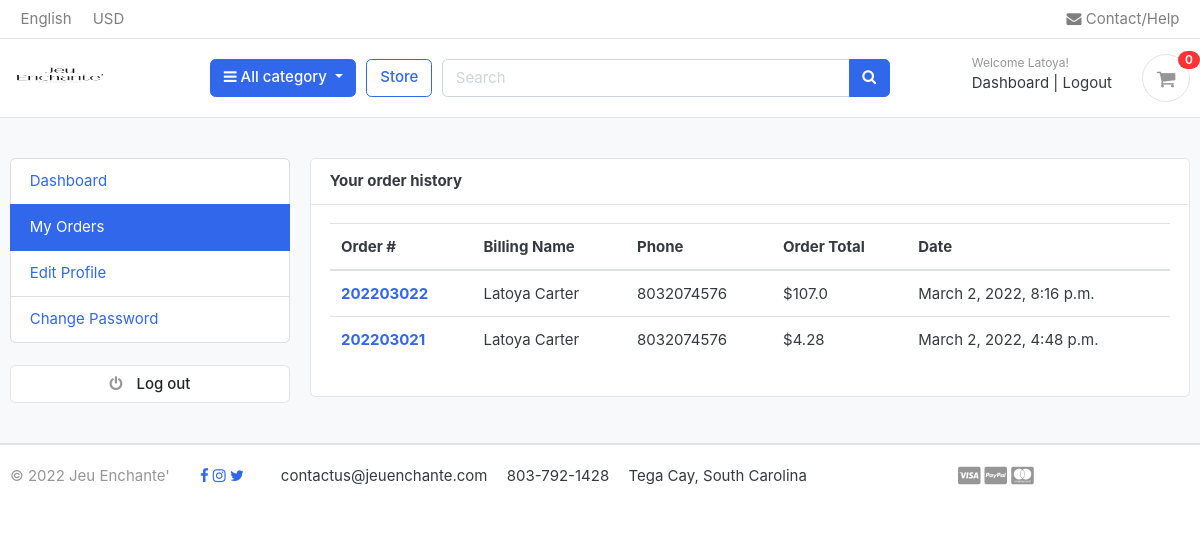
The page /accounts/my_orders/ (signed in) on the database its author committed.
### accounts/models.py (models this page shows, shortened)
class Account(AbstractBaseUser):
    first_name      = models.CharField(max_length=50)
    last_name       = models.CharField(max_length=50)
    username        = models.CharField(max_length=50, unique=True)
    email           = models.EmailField(max_length=100, unique=True)
    phone_number    = models.CharField(max_length=50)
    date_joined     = models.DateTimeField(auto_now_add=True)
    last_login      = models.DateTimeField(auto_now_add=True)
    is_admin        = models.BooleanField(default=False)
    is_staff        = models.BooleanField(default=False)
    is_active        = models.BooleanField(default=False)
    is_superadmin        = models.BooleanField(default=False)
    USERNAME_FIELD = 'email'
    REQUIRED_FIELDS = ['username', 'first_name', 'last_name']
    objects = MyAccountManager()

### orders/models.py (models this page shows, shortened)
class Order(models.Model):
	STATUS = (
		('New', 'New'),
		('Accepted', 'Accepted'),
		('Completed', 'Completed'),
		('Cancelled', 'Cancelled')
	)
	user = models.ForeignKey(Account, on_delete=models.SET_NULL, null=True)
	payment = models.ForeignKey(Payment, on_delete=models.SET_NULL, blank=True, null=True)
	order_number = models.CharField(max_length=20)
	first_name = models.CharField(max_length=50)
	last_name = models.CharField(max_length=50)
	phone = models.CharField(max_length=15)
	email = models.EmailField(max_length=50)
	address_line_1 = models.CharField(max_length=100)
	address_line_2 = models.CharField(max_length=100, blank=True)
	city = models.CharField(max_length=50)
	state = models.CharField(max_length=50)
	zip_code = models.CharField(max_length=50)
	order_note = models.CharField(max_length=100, blank=True)
	order_total = models.FloatField()
	tax = models.FloatField()
	status = models.CharField(max_length=10, choices=STATUS, default='New')
	ip = models.CharField(blank=True, max_length=20)
	is_ordered = models.BooleanField(default=False)
	created_at = models.DateTimeField(auto_now_add=True)
	updated_at = models.DateTimeField(auto_now=True)
	def full_name(self):
		return f'{self.first_name} {self.last_name}'

### accounts/views.py (the view)
# urls.py: path('my_orders/', views.my_orders, name='my_orders'),
@login_required(login_url='login')
def my_orders(request):
	orders = Order.objects.filter(user=request.user, is_ordered=True).order_by('-created_at')
	context = {
		'orders': orders,
	}
	return render(request, 'accounts/my_orders.html', context)

### carts/context_processors.py (called while the page is built)
def counter(request):
    cart_count = 0
    if 'admin' in request.path:
        return {}
    else:
        try:
            cart = Cart.objects.filter(cart_id=_cart_id(request))
            if request.user.is_authenticated:
                cart_items = CartItem.objects.all().filter(user=request.user)
            else:
                cart_items = CartItem.objects.all().filter(cart=cart[:1])
            for cart_item in cart_items:
                cart_count += cart_item.quantity
        except Cart.DoesNotExist:
            cart_count = 0
    return dict(cart_count=cart_count)

### carts/views.py (called while the page is built)
def _cart_id(request):
    cart = request.session.session_key
    if not cart:
        cart = request.session.create()
    return cart

### category/context_processors.py (called while the page is built)
def menu_links(request):
	links = Category.objects.all()
	return dict(links=links)

### category/models.py (called while the page is built)
	def get_url(self):
		return reverse('products_by_category', args=[self.slug])

### templates/accounts/my_orders.html (shortened to what this page needs)
{% extends 'base.html' %}
{% block content %}
<section class="section-conten padding-y bg">
<div class="container">
	<div class="row">
	{% include 'includes/dashboard_sidebar.html' %}
	<main class="col-md-9">
		<article class="card">
		<header class="card-header">
			<strong class="d-inline-block mr-3">Your order history</strong>
		</header>
		<div class="card-body">
			<div class="row">
			<div class="col-md-12">
				<table class="table table-hover">
				  <thead>
				    <tr>
				      <th scope="col">Order #</th>
				      <th scope="col">Billing Name</th>
				      <th scope="col">Phone</th>
				      <th scope="col">Order Total</th>
					  <th scope="col">Date</th>
				    </tr>
				  </thead>
				  <tbody>
						{% for order in orders %}
				    <tr>
				      <th scope="row"><a href="{% url 'order_detail' order.order_number %}">{{order.order_number}}</a></th>
				      <td>{{order.full_name}}</td>
				      <td>{{order.phone}}</td>
				      <td>${{order.order_total}}</td>
							<td>{{order.created_at}}</td>
				    </tr>
				{% endfor %}
				  </tbody>
				</table>
			</div>
			</div>
		</div>
		</article>
	</main>
</div>
</div>
</section>
{% endblock %}

### templates/includes/navbar.html (shortened to what this page needs)
{% load static %}
<header class="section-header">
	<nav class="navbar p-md-0 navbar-expand-sm navbar-light border-bottom">
	<div class="container">
		<div class="collapse navbar-collapse" id="navbarTop4">
		<ul class="navbar-nav mr-auto">
			<li class="nav-item dropdown">
					<a href="#" class="nav-link">   English </a>
			</li>
			<li class="nav-item dropdown">
				<a href="#" class="nav-link"> USD </a>
			</li>
		</ul>
		<ul class="navbar-nav">
			<li><a href="{% url 'contact' %}" class="nav-link"> <i class="fa fa-envelope"></i> Contact/Help </a></li>
		</ul>
		</div>
	</div>
	</nav>
	<section class="header-main border-bottom">
		<div class="container">
	<div class="row align-items-center">
		<div class="col-lg-2 col-md-3 col-6">
			<a href="{% url 'home' %}" class="brand-wrap">
				<img class="logo" src="{% static './images/logo.jpg' %}" height="100" width="100">
			</a>
		</div>
		<div class="col-lg col-sm col-md col-6 flex-grow-0">
			<div class="category-wrap dropdown d-inline-block float-right">
				<button type="button" class="btn btn-primary dropdown-toggle" data-toggle="dropdown">
					<i class="fa fa-bars"></i> All category
				</button>
			</div>
		</div>
		<a href="{% url 'store' %}" class="btn btn-outline-primary">Store</a>
		<div class="col-lg  col-md-6 col-sm-12 col">
			<form action="{% url 'search' %}" class="search" method="GET">
				<div class="input-group w-100">
					<input type="text" class="form-control" style="width:60%;" placeholder="Search" name="keyword">
					<div class="input-group-append">
						<button class="btn btn-primary" type="submit">
						<i class="fa fa-search"></i>
						</button>
					</div>
				</div>
			</form>
		</div>
		<div class="col-lg-3 col-sm-6 col-8 order-2 order-lg-3">
					<div class="d-flex justify-content-end mb-3 mb-lg-0">
						{% if user.id is None%}
						<div class="widget-header">
							<small class="title text-muted">Welcome guest!</small>
							<div>
								<a href="{% url 'login' %}">Sign in</a> <span class="dark-transp"> | </span>
								<a href="{% url 'register' %}"> Register</a>
							</div>
						</div>
						{% else %}
						<div class="widget-header">
							<small class="title text-muted">Welcome {{user.first_name}}!</small>
							<div>
								<a href="{% url 'dashboard' %}">Dashboard</a> <span class="dark-transp"> | </span>
								<a href="{% url 'logout' %}"> Logout</a>
							</div>
						</div>
						{% endif %}
						<a href="{% url 'cart' %}" class="widget-header pl-3 ml-3">
							<div class="icon icon-sm rounded-circle border"><i class="fa fa-shopping-cart"></i></div>
							<span class="badge badge-pill badge-danger notify">{{cart_count}}</span>
						</a>
					</div>
				</div>
	</div>
		</div>
	</section>
	</header>

### static/css/ui.css (style rules this page uses)
html { font-family: "Inter", sans-serif; font-size: 15px; }
.icon-xs, .icon-sm, .icon-md, .icon-lg { display: inline-block; text-align: center; flex-shrink: 0; flex-grow: 0; }
.icon-sm { width: 48px; height: 48px; line-height: 48px !important; font-size: 20px; }
.padding-y { padding-top: 40px; padding-bottom: 40px; }
article:after, .form-group:after { display: block; clear: both; content: ""; }
.bg { background-color: #f8f9fa; }
.header-main { position: relative; padding-top: 1rem; padding-bottom: 1rem; }
.brand-wrap .logo, .navbar-brand .logo { margin-right: 7px; max-height: 42px; display: inline-block; }
.widget-header { display: inline-block; vertical-align: middle; position: relative; }
.widget-header a { color: #343a40; }
.widget-header i { color: #969696; }
.widget-header .title { display: block; }
.widget-header .notify { position: absolute; top: -3px; right: -10px; }
.notify { position: absolute; top: -4px; right: -10px; display: inline-block; padding: 0.25em 0.6em; font-size: 12px; line-height: 1; text-align: center; border-radius: 3rem; color: #fff; background-color: #fa3434; }

### rows shown on the page
Account: first_name "Latoya"
Order: order_number "202203022", full_name "Latoya Carter", phone "8032074576", order_total "107.0", created_at "March 2, 2022, 8:16 p.m."
Order: order_number "202203021", full_name "Latoya Carter", phone "8032074576", order_total "4.28", created_at "March 2, 2022, 4:48 p.m."

### other values the page prints
{{ cart_count }} "0"
